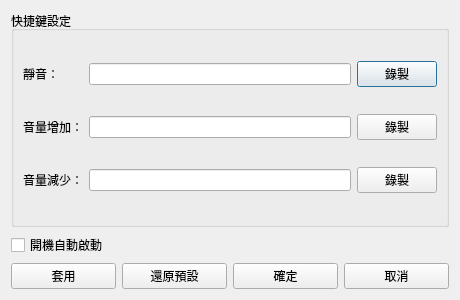
<?xml version="1.0" encoding="UTF-8"?>
<ui version="4.0">
 <class>SettingsDialog</class>
 <widget class="QDialog" name="SettingsDialog">
  <property name="geometry">
   <rect><x>0</x><y>0</y><width>460</width><height>300</height></rect>
  </property>
  <property name="windowTitle"><string>Game Volume Hotkey 設定</string></property>
  <layout class="QVBoxLayout" name="verticalLayout">
   <item>
    <widget class="QGroupBox" name="groupHotkeys">
     <property name="title"><string>快捷鍵設定</string></property>
     <layout class="QGridLayout" name="gridHotkeys">
      <item row="0" column="0"><widget class="QLabel" name="labelMute"><property name="text"><string>靜音：</string></property></widget></item>
      <item row="0" column="1"><widget class="QLineEdit" name="muteLineEdit"/></item>
      <item row="0" column="2"><widget class="QPushButton" name="muteRecordBtn"><property name="text"><string>錄製</string></property></widget></item>
      
      <item row="1" column="0"><widget class="QLabel" name="labelUp"><property name="text"><string>音量增加：</string></property></widget></item>
      <item row="1" column="1"><widget class="QLineEdit" name="upLineEdit"/></item>
      <item row="1" column="2"><widget class="QPushButton" name="upRecordBtn"><property name="text"><string>錄製</string></property></widget></item>
      
      <item row="2" column="0"><widget class="QLabel" name="labelDown"><property name="text"><string>音量減少：</string></property></widget></item>
      <item row="2" column="1"><widget class="QLineEdit" name="downLineEdit"/></item>
      <item row="2" column="2"><widget class="QPushButton" name="downRecordBtn"><property name="text"><string>錄製</string></property></widget></item>
     </layout>
    </widget>
   </item>

   <item>
    <widget class="QCheckBox" name="startupCheck"><property name="text"><string>開機自動啟動</string></property></widget>
   </item>

   <item>
    <layout class="QHBoxLayout" name="buttonLayout">
     <item><widget class="QPushButton" name="applyBtn"><property name="text"><string>套用</string></property></widget></item>
     <item><widget class="QPushButton" name="resetBtn"><property name="text"><string>還原預設</string></property></widget></item>
     <item><widget class="QPushButton" name="okBtn"><property name="text"><string>確定</string></property></widget></item>
     <item><widget class="QPushButton" name="cancelBtn"><property name="text"><string>取消</string></property></widget></item>
    </layout>
   </item>
  </layout>
 </widget>
</ui>
